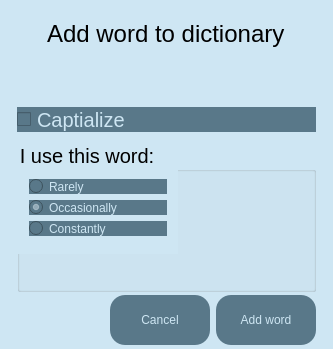
<?xml version="1.0" encoding="UTF-8"?>
<ui version="4.0">
 <class>AddWordDialog</class>
 <widget class="QDialog" name="AddWordDialog">
  <property name="geometry">
   <rect>
    <x>0</x>
    <y>0</y>
    <width>333</width>
    <height>349</height>
   </rect>
  </property>
  <property name="windowTitle">
   <string>Add dictionary word</string>
  </property>
  <property name="autoFillBackground">
   <bool>false</bool>
  </property>
  <property name="styleSheet">
   <string notr="true">background-color: rgb(206,230,243);
</string>
  </property>
  <property name="modal">
   <bool>true</bool>
  </property>
  <widget class="QWidget" name="verticalLayoutWidget_3">
   <property name="geometry">
    <rect>
     <x>6</x>
     <y>9</y>
     <width>321</width>
     <height>347</height>
    </rect>
   </property>
   <layout class="QVBoxLayout" name="outermostVLayout">
    <item>
     <layout class="QHBoxLayout" name="titleHLayout">
      <item>
       <spacer name="horizontalSpacer">
        <property name="orientation">
         <enum>Qt::Horizontal</enum>
        </property>
        <property name="sizeHint" stdset="0">
         <size>
          <width>40</width>
          <height>20</height>
         </size>
        </property>
       </spacer>
      </item>
      <item>
       <widget class="QLabel" name="label">
        <property name="font">
         <font>
          <pointsize>18</pointsize>
         </font>
        </property>
        <property name="text">
         <string>Add word to dictionary</string>
        </property>
       </widget>
      </item>
      <item>
       <spacer name="horizontalSpacer_2">
        <property name="orientation">
         <enum>Qt::Horizontal</enum>
        </property>
        <property name="sizeHint" stdset="0">
         <size>
          <width>40</width>
          <height>20</height>
         </size>
        </property>
       </spacer>
      </item>
     </layout>
    </item>
    <item>
     <layout class="QVBoxLayout" name="capsAndUsageVLayout">
      <property name="spacing">
       <number>10</number>
      </property>
      <property name="topMargin">
       <number>20</number>
      </property>
      <item>
       <widget class="QLabel" name="newWord">
        <property name="font">
         <font>
          <pointsize>15</pointsize>
          <italic>true</italic>
         </font>
        </property>
        <property name="text">
         <string>&lt;new word&gt;</string>
        </property>
       </widget>
      </item>
      <item>
       <widget class="QCheckBox" name="capitalizeCheckbox">
        <property name="font">
         <font>
          <pointsize>15</pointsize>
         </font>
        </property>
        <property name="styleSheet">
         <string notr="true">background-color: rgb(89,120,137);
color: rgb(206,230,243);
border-radius: 15;
</string>
        </property>
        <property name="text">
         <string>Captialize</string>
        </property>
       </widget>
      </item>
      <item>
       <widget class="QGroupBox" name="useFrequencyGroup">
        <property name="minimumSize">
         <size>
          <width>0</width>
          <height>150</height>
         </size>
        </property>
        <property name="font">
         <font>
          <pointsize>15</pointsize>
         </font>
        </property>
        <property name="title">
         <string>I use this word:</string>
        </property>
        <widget class="QWidget" name="verticalLayoutWidget">
         <property name="geometry">
          <rect>
           <x>1</x>
           <y>22</y>
           <width>160</width>
           <height>90</height>
          </rect>
         </property>
         <layout class="QVBoxLayout" name="frequencyButtonsVLayout">
          <property name="spacing">
           <number>2</number>
          </property>
          <item>
           <widget class="QRadioButton" name="useRarelyButton">
            <property name="styleSheet">
             <string notr="true">background-color: rgb(89,120,137);
color: rgb(206,230,243);
border-radius: 15;
</string>
            </property>
            <property name="text">
             <string>Rarely</string>
            </property>
            <attribute name="buttonGroup">
             <string>useFrequencyCheckboxGroup</string>
            </attribute>
           </widget>
          </item>
          <item>
           <widget class="QRadioButton" name="useOccasionallyButton">
            <property name="styleSheet">
             <string notr="true">background-color: rgb(89,120,137);
color: rgb(206,230,243);
border-radius: 15;
</string>
            </property>
            <property name="text">
             <string>Occasionally</string>
            </property>
            <property name="checked">
             <bool>true</bool>
            </property>
            <attribute name="buttonGroup">
             <string>useFrequencyCheckboxGroup</string>
            </attribute>
           </widget>
          </item>
          <item>
           <widget class="QRadioButton" name="useConstantlyButton">
            <property name="styleSheet">
             <string notr="true">background-color: rgb(89,120,137);
color: rgb(206,230,243);
border-radius: 15;
</string>
            </property>
            <property name="text">
             <string>Constantly</string>
            </property>
            <attribute name="buttonGroup">
             <string>useFrequencyCheckboxGroup</string>
            </attribute>
           </widget>
          </item>
         </layout>
        </widget>
       </widget>
      </item>
      <item>
       <layout class="QHBoxLayout" name="cancelAddWordHLayout">
        <item>
         <spacer name="horizontalSpacer_3">
          <property name="orientation">
           <enum>Qt::Horizontal</enum>
          </property>
          <property name="sizeHint" stdset="0">
           <size>
            <width>40</width>
            <height>20</height>
           </size>
          </property>
         </spacer>
        </item>
        <item>
         <widget class="QPushButton" name="cancelButton">
          <property name="minimumSize">
           <size>
            <width>100</width>
            <height>50</height>
           </size>
          </property>
          <property name="styleSheet">
           <string notr="true">background-color: rgb(89,120,137);
color: rgb(206,230,243);
border-radius: 15;
</string>
          </property>
          <property name="text">
           <string>Cancel</string>
          </property>
         </widget>
        </item>
        <item>
         <widget class="QPushButton" name="addWordButton">
          <property name="minimumSize">
           <size>
            <width>100</width>
            <height>50</height>
           </size>
          </property>
          <property name="styleSheet">
           <string notr="true">background-color: rgb(89,120,137);
color: rgb(206,230,243);
border-radius: 15;
</string>
          </property>
          <property name="text">
           <string>Add word</string>
          </property>
         </widget>
        </item>
       </layout>
      </item>
      <item>
       <spacer name="verticalSpacer_2">
        <property name="orientation">
         <enum>Qt::Vertical</enum>
        </property>
        <property name="sizeHint" stdset="0">
         <size>
          <width>20</width>
          <height>40</height>
         </size>
        </property>
       </spacer>
      </item>
     </layout>
    </item>
   </layout>
  </widget>
  <zorder>verticalLayoutWidget_3</zorder>
  <zorder>useFrequencyGroup</zorder>
 </widget>
 <layoutdefault spacing="6" margin="11"/>
 <resources/>
 <connections/>
 <buttongroups>
  <buttongroup name="useFrequencyCheckboxGroup"/>
 </buttongroups>
</ui>
